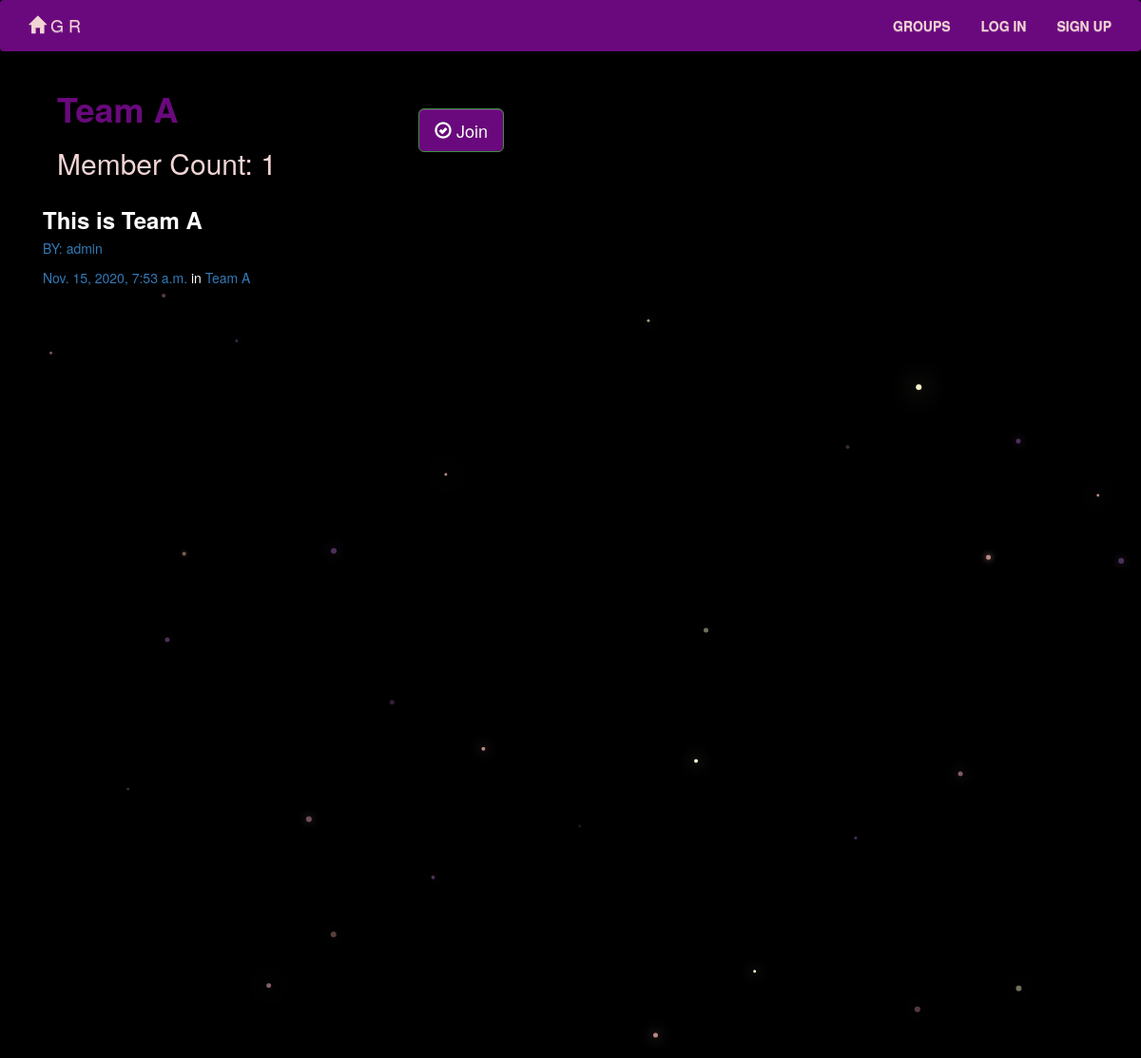
Screenshot of /groups/posts/in/team-a/ with the database file from the repository.
### groups/models.py (models this page shows, shortened)
class Group(models.Model):
    name = models.CharField(max_length=255, unique=True)
    slug = models.SlugField(allow_unicode=True, unique=True)
    description = models.TextField(blank=True, default='')
    description_html = models.TextField(editable=False, default='', blank=True)
    members = models.ManyToManyField(User,through="GroupMember")
    class Meta:
        ordering = ["name"]

### posts/models.py (models this page shows, shortened)
class Post(models.Model):
    user = models.ForeignKey(User, related_name="posts",on_delete=models.CASCADE,)
    created_at = models.DateTimeField(auto_now=True)
    message = models.TextField()
    message_html = models.TextField(editable=False)
    group = models.ForeignKey(Group, related_name="posts",null=True, blank=True,on_delete=models.CASCADE,)
    class Meta:
        ordering = ["-created_at"]
        unique_together = ["user", "message"]

### groups/views.py (the view)
# urls.py: url(r"^posts/in/(?P<slug>[-\w]+)/$",views.SingleGroup.as_view(),name="single"),
class SingleGroup(generic.DetailView):
    model = Group

### groups/templates/groups/group_detail.html
{% extends "groups/group_base.html" %}
{% block pregroup %}
<div class="container">
    <div class="col-md-4">
      <h1><strong>{{group.name}}</strong></h1>
      <h2 style="color:#f1d4d4" > Member Count: {{group.members.count}}</h2>
    </div>
    <div class="col-md-4">
        <div class="content">
            {% if user in group.members.all %}
                <br><br>
              <a style="background:#6A097D" href="{% url 'groups:leave' slug=group.slug %}" class="btn btn-lg btn-fill btn-danger"><span class="glyphicon glyphicon-remove-circle"></span> Leave</a>
            {% else %}
                <br><br>
              <a style="background:#6A097D" href="{% url 'groups:join' slug=group.slug %}" class="btn btn-lg btn-fill btn-success"><span class="glyphicon glyphicon-ok-circle"></span> Join</a>
            {% endif %}
        </div>
    </div>
</div>
{% endblock %}
{% block group_content %}
<div class="col-md-8">
	{% if group.posts.count == 0 %}
	<h2>No posts in this group yet!</h2>
	{% else %}
		{% for post in group.posts.all %}
			{% include "posts/_post.html" %}
		{% endfor %}
	{% endif %}
</div>
{% endblock %}

### posts/templates/posts/_post.html (shortened to what this page needs)
	<div  class="post media">
		<h3><strong>{{ post.message_html|safe }}</</strong></h3>
		<div class="media-body">
			<h5 class="media-heading">
				<span class="username"><a href="{% url 'posts:for_user' username=post.user.username %}">BY: {{ post.user.username }}</a></span>
			<br><br>	<time class="time"><a href="{% url 'posts:single' username=post.user.username pk=post.pk %}">{{ post.created_at }}</a></time>
				{% if post.group %}
				<span class="group-name"> in  <a href="#">{{ post.group.name }}</a></span>
				{% endif %}
			</h5>
		</div>
	</div>

### static/simplesocial/css/master.css (style rules this page uses)
h1 { color:#6A097D; }
body { margin: 0; overflow: hidden; background-color: black; color:white; overflow-y:scroll; }

### rows the page displays
Group: name "Team A", members.count "1"
Post: message_html "This is Team A", user.username "admin", created_at "Nov. 15, 2020, 7:53 a.m.", group.name "Team A"
